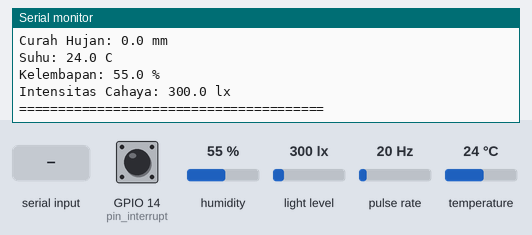
The sketch below on a simulated ESP8266 (NodeMCU). Parts: the last lines printed to the serial monitor. Wiring (inferred from the names in the program): pulse sensor: data GPIO 15. The inputs (shaded band) are chosen by the test bench; at power-on: light level 300 lx, temperature 24 °C, GPIO 14 (pin_interrupt) HIGH, humidity 55 %, pulse rate 20 Hz.

Above: at 1.2 s.
1.3 s: light level set to 40 lx
At 3.2 s:
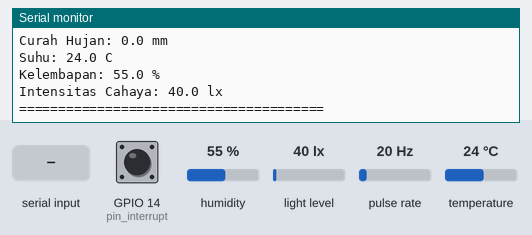
7.6 s: "1" received over the second serial link
13.2 s: temperature set to 0 °C
19.5 s: "2" received over the second serial link
25.0 s: light level set to 500 lx
At 26.5 s:
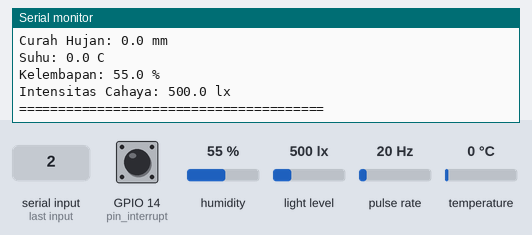
31.3 s: "3" received over the second serial link
Timing chart, 0 to 34.3 s (numbered marks = the images above; inputs shaded):
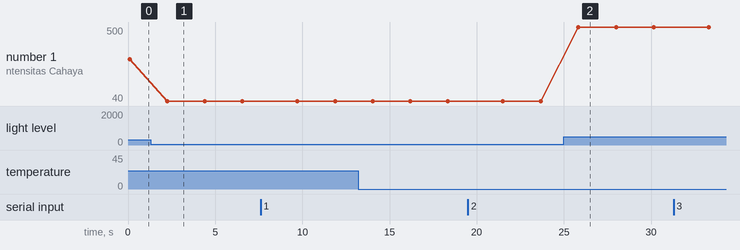

Measured:
- after the input at 1.3 s, the serial monitor: prints a new line after 0.95 s (image 1)
- after the input at 25.0 s, the serial monitor: prints a new line after 0.83 s (image 2)
- plotted number 1: 300 → 40 after the input at 1.3 s, 40 → 500 after the input at 25.0 s

The sketch:

UAS.ino
```cpp
#include <Wire.h>
#include <DHT.h>
#include <DHT_U.h>
#include <BH1750.h>

#define DHTPIN 13
#define DHTTYPE DHT22

// Objek DHT
DHT dht(DHTPIN, DHTTYPE);

// Variabel global untuk Kecepatan Angin
volatile byte rpmcount;
volatile unsigned long last_micros;
unsigned long timeold;
unsigned long timemeasure = 10.00;
int countThing = 0;
int GPIO_pulse = 15;
float rpm, rotasi_per_detik;
float kecepatan_kilometer_per_jam;
float kecepatan_meter_per_detik;
volatile boolean flag_anemometer = false;

// Variabel global untuk Arah Angin
#define RX2 16
#define TX2 17
String data, arah_angin, s_angin;
int a, b;

// Variabel global untuk Curah Hujan
const int pin_interrupt = 14;
long int jumlah_tip = 0;
long int temp_jumlah_tip = 0;
float curah_hujan = 0.00;
float milimeter_per_tip = 0.70;
volatile boolean flag_hujan = false;

// Objek BH1750
BH1750 lightMeter;

// ISR Kecepatan Angin
void ICACHE_RAM_ATTR rpm_anemometer() {
  flag_anemometer = true;
}

// ISR Curah Hujan
void ICACHE_RAM_ATTR hitung_curah_hujan() {
  flag_hujan = true;
}

void setup() {
  Serial.begin(9600);

  Wire.begin(32, 33);

  // Setup Kecepatan Angin
  pinMode(GPIO_pulse, INPUT_PULLUP);
  digitalWrite(GPIO_pulse, LOW);
  attachInterrupt(digitalPinToInterrupt(GPIO_pulse), rpm_anemometer, RISING);
  rpmcount = 0;
  rpm = 0;
  timeold = 0;

  // Setup Arah Angin
  Serial2.begin(9600, SERIAL_8N1, RX2, TX2);

  // Setup Curah Hujan
  pinMode(pin_interrupt, INPUT);
  attachInterrupt(digitalPinToInterrupt(pin_interrupt), hitung_curah_hujan, FALLING);

  // Setup DHT
  dht.begin();

  // Setup BH1750
  if (!lightMeter.begin(BH1750::CONTINUOUS_HIGH_RES_MODE)) {
    Serial.println("BH1750 Error!");
    while (1);
  }

  Serial.println("System Initialized!");
}

void loop() {
  // ================== Kecepatan Angin ==================
  if (flag_anemometer) {
    if (long(micros() - last_micros) >= 5000) {
      rpmcount++;
      last_micros = micros();
    }
    flag_anemometer = false;
  }

  if ((millis() - timeold) >= timemeasure * 1000) {
    countThing++;
    detachInterrupt(digitalPinToInterrupt(GPIO_pulse));
    rotasi_per_detik = float(rpmcount) / float(timemeasure);
    kecepatan_meter_per_detik = ((-0.0181 * (rotasi_per_detik * rotasi_per_detik)) +
                                (1.3859 * rotasi_per_detik) + 1.4055);
    if (kecepatan_meter_per_detik <= 1.5) {
      kecepatan_meter_per_detik = 0.0;
    }
    kecepatan_kilometer_per_jam = kecepatan_meter_per_detik * 3.6;
    timeold = millis();
    rpmcount = 0;
    attachInterrupt(digitalPinToInterrupt(GPIO_pulse), rpm_anemometer, RISING);
  }

  // ================== Arah Angin ==================
  if (Serial2.available()) {
    data = Serial2.readString();
    a = data.indexOf("*");
    b = data.indexOf("#");
    s_angin = data.substring(a + 1, b);
    if (s_angin.equals("1")) arah_angin = "utara";
    if (s_angin.equals("2")) arah_angin = "timur laut";
    if (s_angin.equals("3")) arah_angin = "timur";
    if (s_angin.equals("4")) arah_angin = "tenggara";
    if (s_angin.equals("5")) arah_angin = "selatan";
    if (s_angin.equals("6")) arah_angin = "barat daya";
    if (s_angin.equals("7")) arah_angin = "barat";
    if (s_angin.equals("8")) arah_angin = "barat laut";
  }

  // ================== Curah Hujan ==================
  if (flag_hujan) {
    curah_hujan += milimeter_per_tip;
    jumlah_tip++;
    delay(500);
    flag_hujan = false;
  }
  curah_hujan = jumlah_tip * milimeter_per_tip;

  // ================== Pembacaan DHT ==================
  float suhu = dht.readTemperature();
  float kelembapan = dht.readHumidity();

  // ================== Pembacaan BH1750 ==================
  float lux = lightMeter.readLightLevel();

  // ================== Menampilkan Data ke Serial ==================
  Serial.println("=======================================");
  Serial.print("Kecepatan Angin: ");
  Serial.print(kecepatan_meter_per_detik, 1);
  Serial.println(" m/s");

  Serial.print("Arah Angin: ");
  Serial.println(arah_angin);

  Serial.print("Curah Hujan: ");
  Serial.print(curah_hujan, 1);
  Serial.println(" mm");

  Serial.print("Suhu: ");
  Serial.print(suhu, 1);
  Serial.println(" C");

  Serial.print("Kelembapan: ");
  Serial.print(kelembapan, 1);
  Serial.println(" %");

  Serial.print("Intensitas Cahaya: ");
  Serial.print(lux, 1);
  Serial.println(" lx");
  Serial.println("=======================================");

  delay(2000); // Tunggu untuk update berikutnya
}
```
